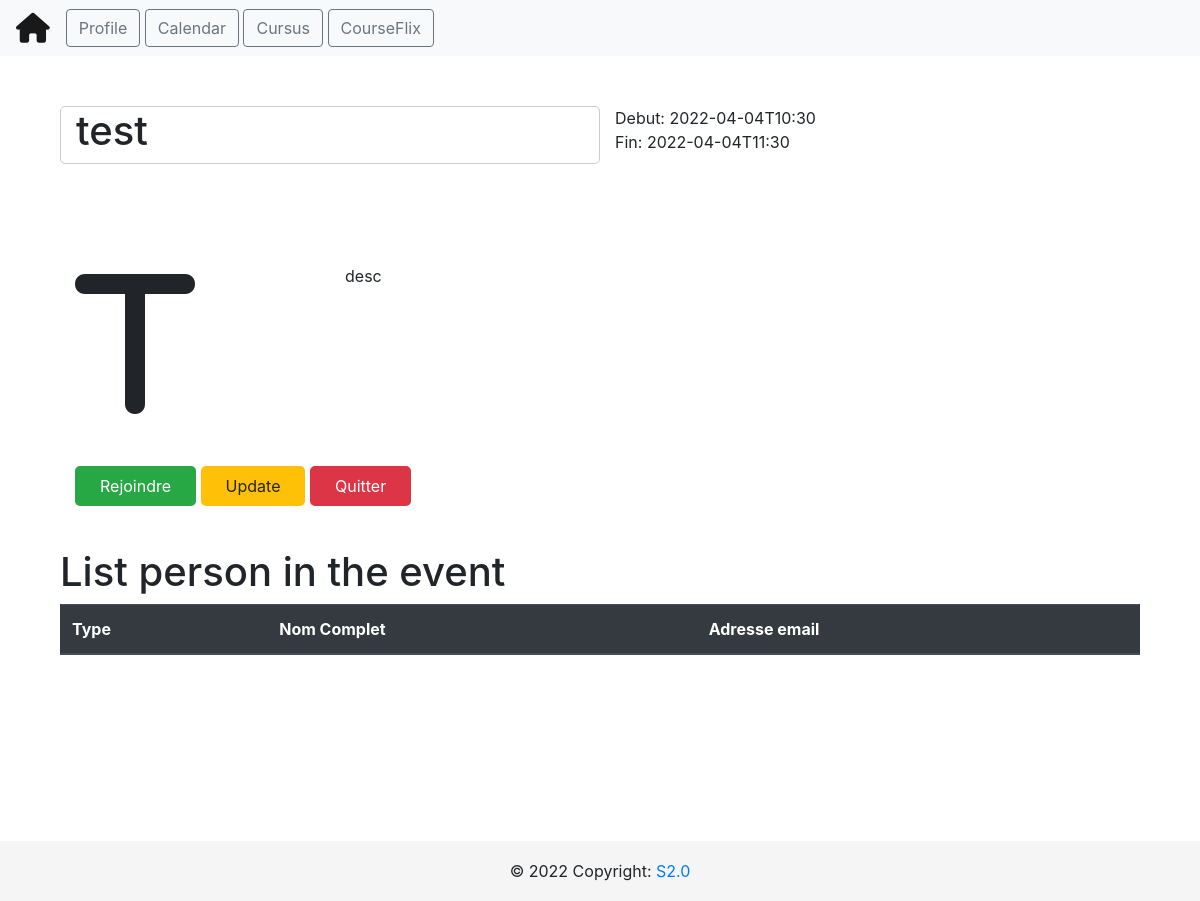
The page /calendar/event/3 on the database as committed earlier.
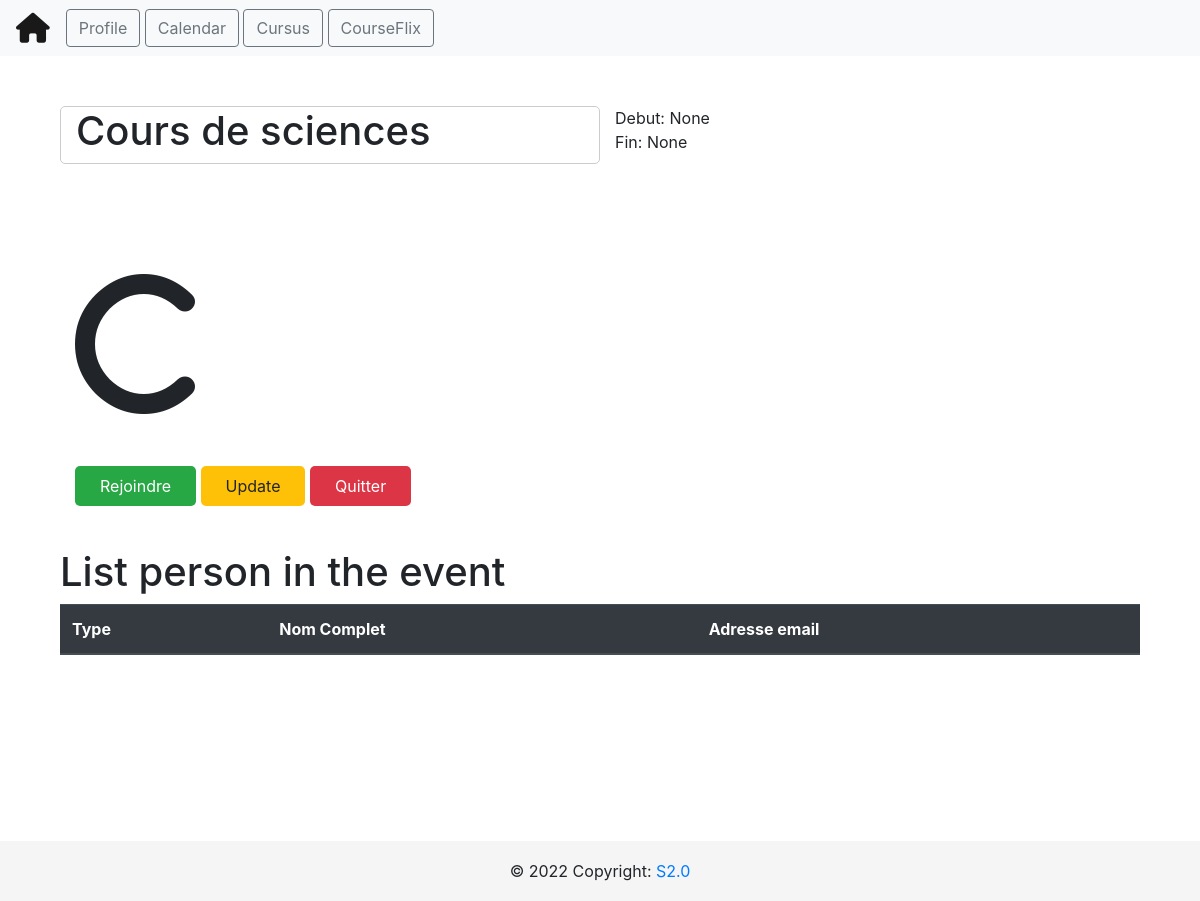
The same page on the database as committed later.
### tables this page shows
CREATE TABLE events (
                        event_id INTEGER NOT NULL, 
                        title VARCHAR(100), 
                        date_from INTEGER, 
                        date_to INTEGER, 
                        organizer INTEGER, event_description TEXT, category_id INTEGER, 
                        PRIMARY KEY (event_id)
                    );

### app.py (the view, shortened to what this page needs)
@api.route("/calendar/event/<int:id>")
def get_event(id):
    cursor = db.cursor()
    cursor.execute("SELECT * FROM events WHERE event_id = {}".format(id))
    rows = cursor.fetchall()
    event = rows
    cursor.execute("SELECT * FROM event_attendes WHERE event_id = {}".format(id))
    rows = cursor.fetchall()
    person_attendes = rows
    persons = []
    return render_template(
        "view_event.html",
        event={
            "event_id": event[0][0],
            "title": event[0][1],
            "start": event[0][2],
            "end": event[0][3],
            "organizer": event[0][4],
            "description": event[0][5],
            "category_id": event[0][6],
        },
        persons=persons,
    )

### templates/view_event.html (shortened to what this page needs)
{% extends "layout.html" %} {% block title %} {{event.title}} {% endblock %} {%
block head %} {{ super() }}
{% endblock %} {% block content %}
<section>
  <div class="container">
    <div class="row row-event event-header">
      <div class="col-md-6 event-title">
        <h1>{{event.title}}</h1>
      </div>
      <div class="col-md-6">
        <div class="row">
          <div class="col-md-12 event-date">Debut: {{event.start}}</div>
        </div>
        <div class="row">
          <div class="col-md-12 event-date">Fin: {{event.end}}</div>
        </div>
      </div>
    </div>
    <div class="row row-event">
      <div class="col-md-3 event-icon">
        <i class="fa-solid fa-{{event.title[0]|lower}} fa-10x"></i>
      </div>
      <div class="col-md-6 event-description">
        <div class="row">
          <div class="col-md-12">{{event.description}}</div>
        </div>
      </div>
    </div>
    <div class="row row-event">
      <div class="col-md-6">
        <a href="#" class="btn-event btn-success">Rejoindre</a>
        <a href="#" class="btn-event btn-warning" id="updater">Update</a>
        <a href="#" class="btn-event btn-danger">Quitter</a>
      </div>
    </div>
  </div>
</section>
<section>
  <div class="container">
    <div class="row">
      <div class="col-md-12">
        <h1>List person in the event</h1>
      </div>
    </div>
    <div class="row">
      <div class="col-md-12">
        <table class="table">
          <thead class="thead-dark">
            <th>Type</th>
            <th>Nom Complet</th>
            <th>Adresse email</th>
          </thead>
        </table>
      </div>
    </div>
  </div>
</section>
{% endblock %}

### templates/layout.html (shortened to what this page needs)
<!DOCTYPE html>
<html lang="en">
<head>
    {% block head %}
    <link rel="stylesheet" href="./css/profile.css">
    <link href="//netdna.bootstrapcdn.com/font-awesome/3.2.1/css/font-awesome.css" rel="stylesheet">
    <link rel="stylesheet" href="https://cdn.jsdelivr.net/npm/bootstrap@4.3.1/dist/css/bootstrap.min.css">
    {% endblock %}
</head>
<body>
    <nav class="navbar navbar-light bg-light">
        <form class="form-inline">
            <a href="/" class="navbar-brand navbar-left">
                <i class="fa fa-home fa-xl"></i>
            </a>
            <span>
                <a href="/profile">
                    <button class="btn btn btn-outline-secondary float" type="button">
                        Profile
                    </button>
                </a>
                <a href="/calendar">
                    <button class="btn btn btn-outline-secondary" type="button">
                        Calendar
                    </button>
                </a>
                <a href="/courses">
                    <button class="btn btn btn-outline-secondary" type="button">
                        Cursus
                    </button>
                </a>
                <a href="/cursusflix">
                    <button class="btn btn btn-outline-secondary" type="button">
                        CourseFlix
                    </button>
                </a>
            </span>
        </form>
    </nav>
    <div class="container pb-5 my-5">
{% block content %}{% endblock %}
    </div>
    <footer class="footer">
        <div class="footer-copyright text-center">© 2022 Copyright:
          <a href="/">S2.0</a>
        </div>
      </footer>
</body>
</html>

### templates/css/profile.css (style rules this page uses)
body { color: #6F8BA4; margin-top:20px; }

### templates/layout.html (style rules this page uses)
footer { position: fixed; bottom: 0; width: 100%; height: 60px; line-height: 60px; background-color: #f5f5f5; }
body { min-height: 100vh!important; }
.navbar a { text-decoration: none!important; }

### templates/view_event.html (style rules this page uses)
.row-event { margin: 50px auto; }
.event-title { border: 1px solid #ccc; border-radius: 5px; decoration: underline; }
.btn-event { min-width: 60px; padding: 10px 25px; border-radius: 5px; }
.table { margin-bottom: 150px; }

Rows that differ between the two databases and show on the page:
changed events: title "test" → "Cours de sciences"; start "2022-04-04T10:30" → "None"; end "2022-04-04T11:30" → "None"; description "desc" → (not shown)
